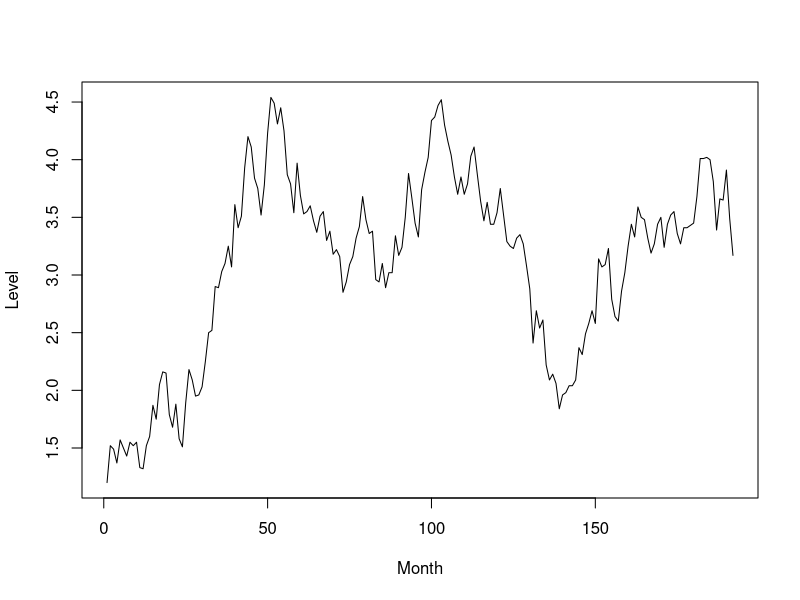
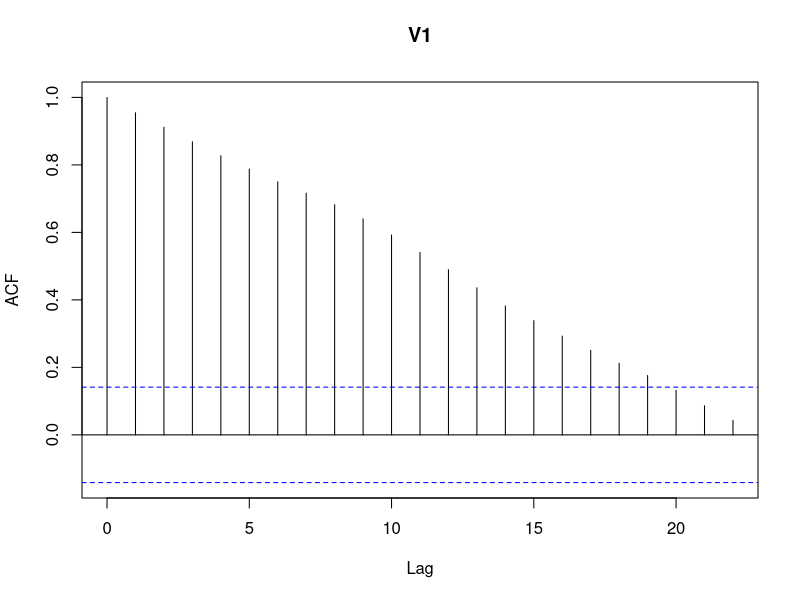
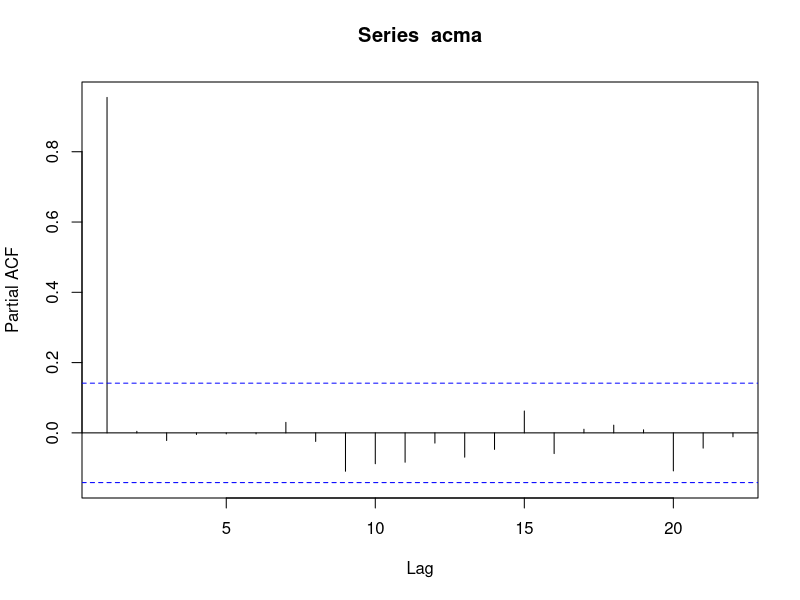
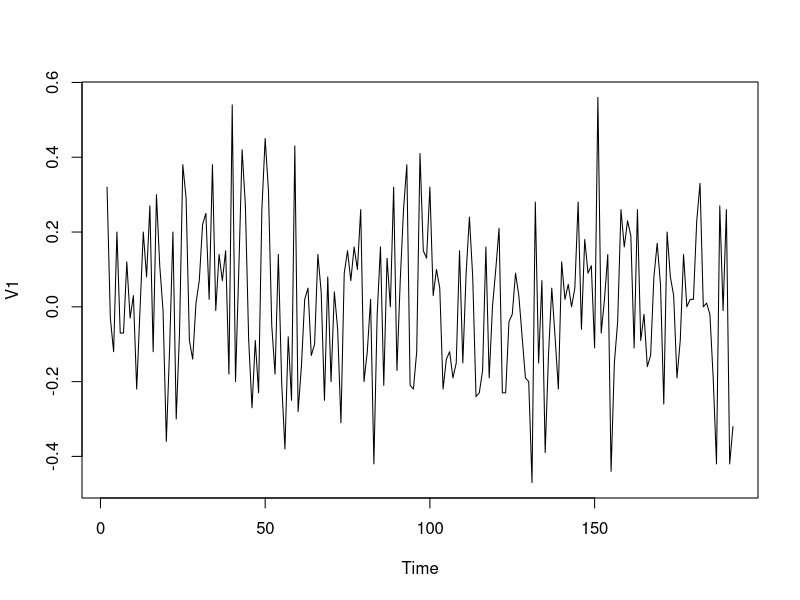
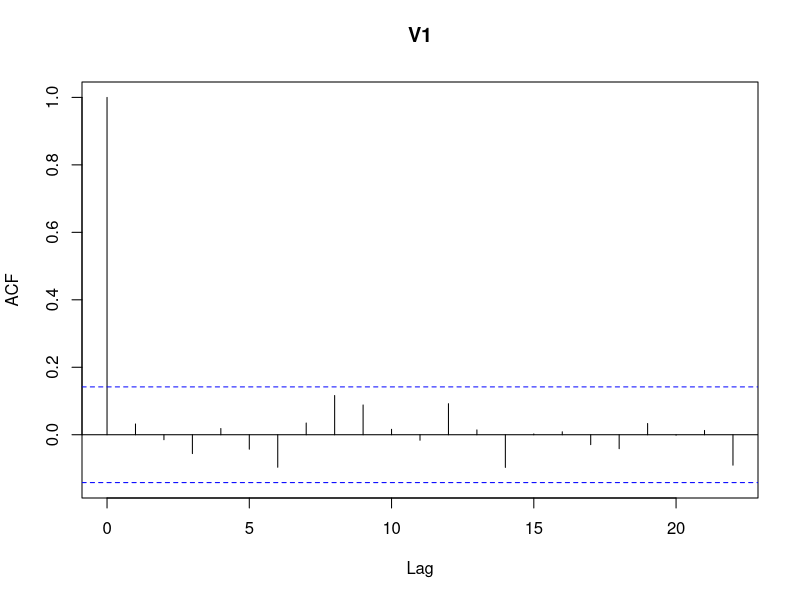
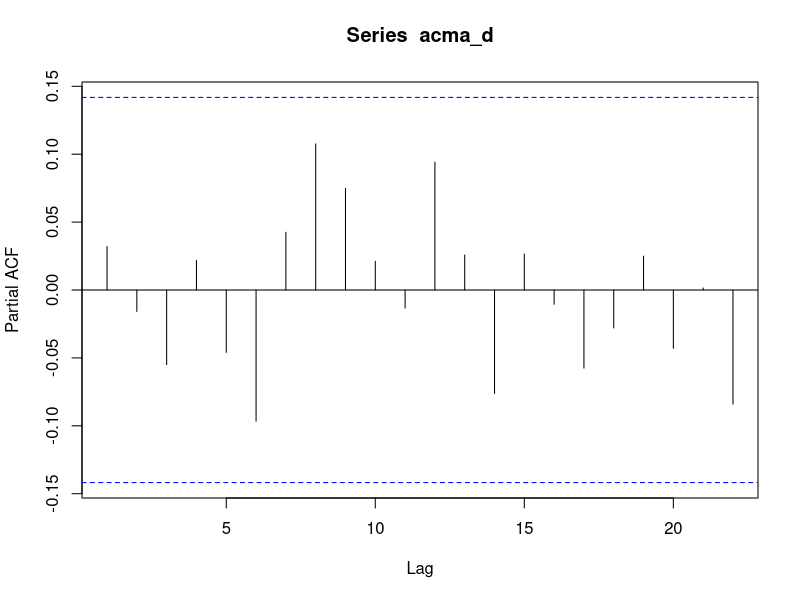

Reproduce these figures in R, in order. (Note: this script raises an error after producing the figures.)
acma = read.table("Acma.TXT")
acma <- ts(acma)
plot(acma, xlab = "Month", ylab = "Level")

acf(acma)
pacf(acma)

acma_d = diff(acma)
plot(acma_d)
acf(acma_d)
pacf(acma_d)

mod = arima(acma, order = c(1,0,0))
mod$sigma2

sum(acma_d^2)/length(acma_d)
var(acma_d)
sum(var(acma_d))/length(acma_d)

acma

3.17+1.64*l*0.04066

# 1e)
qnorm(0.05,mean = 0,sd = 1)
qnorm(0.95,mean = 0,sd = 1)




### q2:

dfr = read.csv("dataFraserRiver.csv")
dfr <- dfr[-1]
dat = c()
for (i in 1:99) {
  dat <- c(dat,dfr[i,])
}
dat <- as.numeric(dat)
dat <- data.frame(dat)
dat <- ts(dat)

flow = window(dat, start = 78*12+1, end = 97*12)
flow.test = window(dat, start = 97*12+1)

plot(flow)
acf(flow)
pacf(flow)

mod1 = arima(flow, order = c(1,0,0), seasonal = list(order=c(0,1,0), period = 12))
mod2 = arima(flow, order = c(1,0,0), seasonal = list(order=c(1,1,0), period = 12))
mod3 = arima(flow, order = c(0,0,0), seasonal = list(order=c(1,1,0), period = 12))

tsdiag(mod1)
tsdiag(mod2)
tsdiag(mod3)




flow_d = diff(flow, lag = 12)
plot(flow_d)
acf(flow_d)
pacf(flow_d)


library(forecast)
auto.arima(flow)
?auto.arima



## model is AR(1) with alpha = 0.6

# Xt = 0.6Xt-1 + Zt

mod = mod2

pred = predict(mod, 24)

plot(pred$pred)
plot(flow.test)

sum((flow.test > pred$pred-1.96*pred$se) & (flow.test < pred$pred+1.96*pred$se))
# 22/24 values in 95% confidence interval



